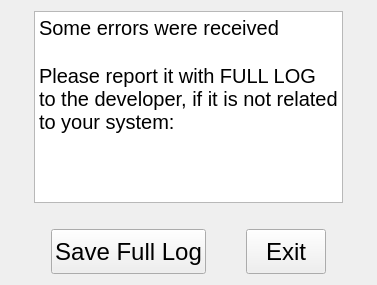
      <widget class="QWidget" name="page_errors">
       <layout class="QGridLayout" name="gridLayout_5">
        <item row="0" column="0">
         <layout class="QHBoxLayout" name="horizontalLayout_30">
          <property name="spacing">
           <number>0</number>
          </property>
          <item>
           <spacer name="horizontalSpacer_42">
            <property name="orientation">
             <enum>Qt::Horizontal</enum>
            </property>
            <property name="sizeType">
             <enum>QSizePolicy::Ignored</enum>
            </property>
            <property name="sizeHint" stdset="0">
             <size>
              <width>23</width>
              <height>20</height>
             </size>
            </property>
           </spacer>
          </item>
          <item>
           <layout class="QVBoxLayout" name="verticalLayout_17">
            <property name="spacing">
             <number>0</number>
            </property>
            <item>
             <widget class="QPlainTextEdit" name="errors_log">
              <property name="sizePolicy">
               <sizepolicy hsizetype="Expanding" vsizetype="Expanding">
                <horstretch>0</horstretch>
                <verstretch>0</verstretch>
               </sizepolicy>
              </property>
              <property name="font">
               <font>
                <pointsize>15</pointsize>
               </font>
              </property>
              <property name="plainText">
               <string>Some errors were received

Please report it with FULL LOG to the developer, if it is not related to your system:

</string>
              </property>
              <property name="textInteractionFlags">
               <set>Qt::TextSelectableByKeyboard|Qt::TextSelectableByMouse</set>
              </property>
             </widget>
            </item>
            <item>
             <spacer name="verticalSpacer_23">
              <property name="orientation">
               <enum>Qt::Vertical</enum>
              </property>
              <property name="sizeType">
               <enum>QSizePolicy::Fixed</enum>
              </property>
              <property name="sizeHint" stdset="0">
               <size>
                <width>20</width>
                <height>20</height>
               </size>
              </property>
             </spacer>
            </item>
           </layout>
          </item>
          <item>
           <spacer name="horizontalSpacer_43">
            <property name="orientation">
             <enum>Qt::Horizontal</enum>
            </property>
            <property name="sizeType">
             <enum>QSizePolicy::Ignored</enum>
            </property>
            <property name="sizeHint" stdset="0">
             <size>
              <width>23</width>
              <height>20</height>
             </size>
            </property>
           </spacer>
          </item>
         </layout>
        </item>
        <item row="1" column="0">
         <layout class="QHBoxLayout" name="horizontalLayout_29">
          <property name="spacing">
           <number>0</number>
          </property>
          <item>
           <spacer name="horizontalSpacer_39">
            <property name="orientation">
             <enum>Qt::Horizontal</enum>
            </property>
            <property name="sizeType">
             <enum>QSizePolicy::Preferred</enum>
            </property>
            <property name="sizeHint" stdset="0">
             <size>
              <width>40</width>
              <height>20</height>
             </size>
            </property>
           </spacer>
          </item>
          <item>
           <widget class="QPushButton" name="save_log_pushButton_2">
            <property name="sizePolicy">
             <sizepolicy hsizetype="Expanding" vsizetype="Preferred">
              <horstretch>0</horstretch>
              <verstretch>0</verstretch>
             </sizepolicy>
            </property>
            <property name="minimumSize">
             <size>
              <width>0</width>
              <height>45</height>
             </size>
            </property>
            <property name="maximumSize">
             <size>
              <width>200</width>
              <height>80</height>
             </size>
            </property>
            <property name="font">
             <font>
              <pointsize>18</pointsize>
              <weight>50</weight>
              <bold>false</bold>
             </font>
            </property>
            <property name="cursor">
             <cursorShape>PointingHandCursor</cursorShape>
            </property>
            <property name="text">
             <string>Save Full Log</string>
            </property>
           </widget>
          </item>
          <item>
           <spacer name="horizontalSpacer_40">
            <property name="orientation">
             <enum>Qt::Horizontal</enum>
            </property>
            <property name="sizeHint" stdset="0">
             <size>
              <width>40</width>
              <height>20</height>
             </size>
            </property>
           </spacer>
          </item>
          <item>
           <widget class="QPushButton" name="errors_exit">
            <property name="sizePolicy">
             <sizepolicy hsizetype="Expanding" vsizetype="Preferred">
              <horstretch>0</horstretch>
              <verstretch>0</verstretch>
             </sizepolicy>
            </property>
            <property name="minimumSize">
             <size>
              <width>0</width>
              <height>45</height>
             </size>
            </property>
            <property name="maximumSize">
             <size>
              <width>200</width>
              <height>80</height>
             </size>
            </property>
            <property name="font">
             <font>
              <pointsize>18</pointsize>
              <weight>50</weight>
              <bold>false</bold>
             </font>
            </property>
            <property name="cursor">
             <cursorShape>PointingHandCursor</cursorShape>
            </property>
            <property name="text">
             <string>Exit</string>
            </property>
           </widget>
          </item>
          <item>
           <spacer name="horizontalSpacer_41">
            <property name="orientation">
             <enum>Qt::Horizontal</enum>
            </property>
            <property name="sizeType">
             <enum>QSizePolicy::Preferred</enum>
            </property>
            <property name="sizeHint" stdset="0">
             <size>
              <width>40</width>
              <height>20</height>
             </size>
            </property>
           </spacer>
          </item>
         </layout>
        </item>
       </layout>
      </widget>
